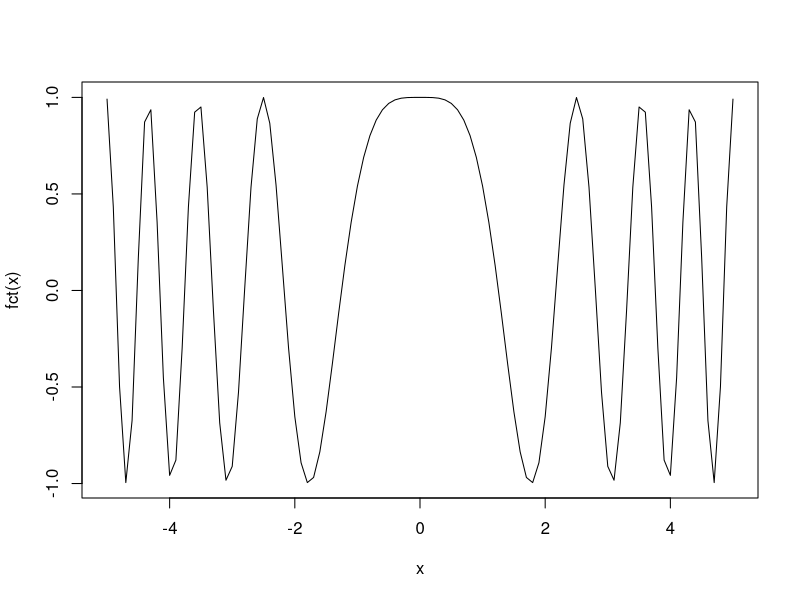
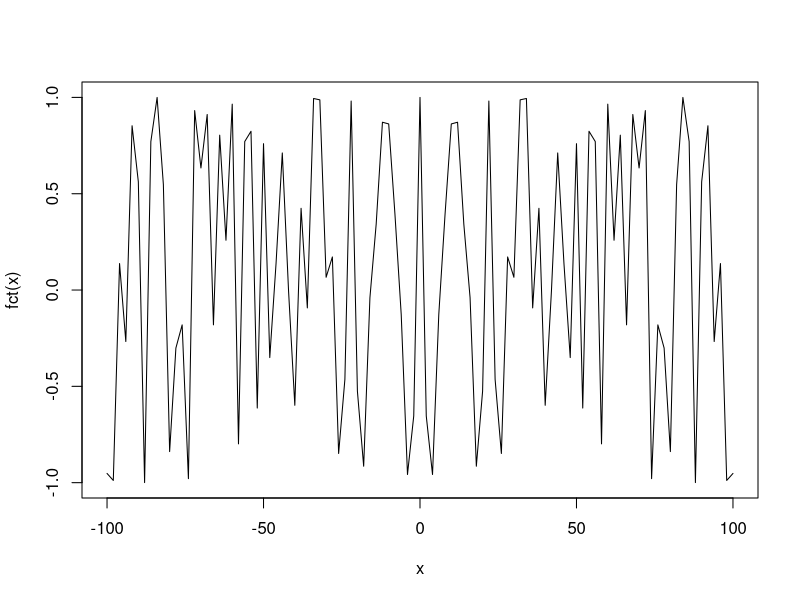
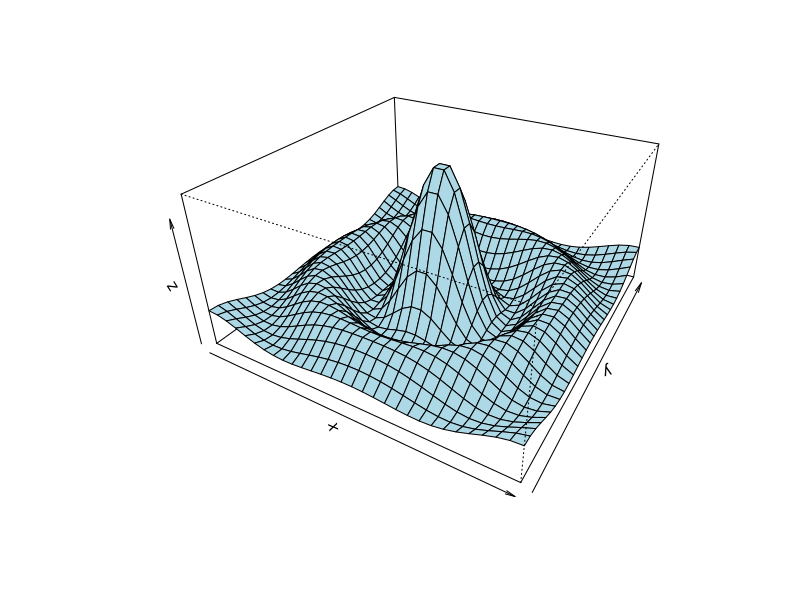
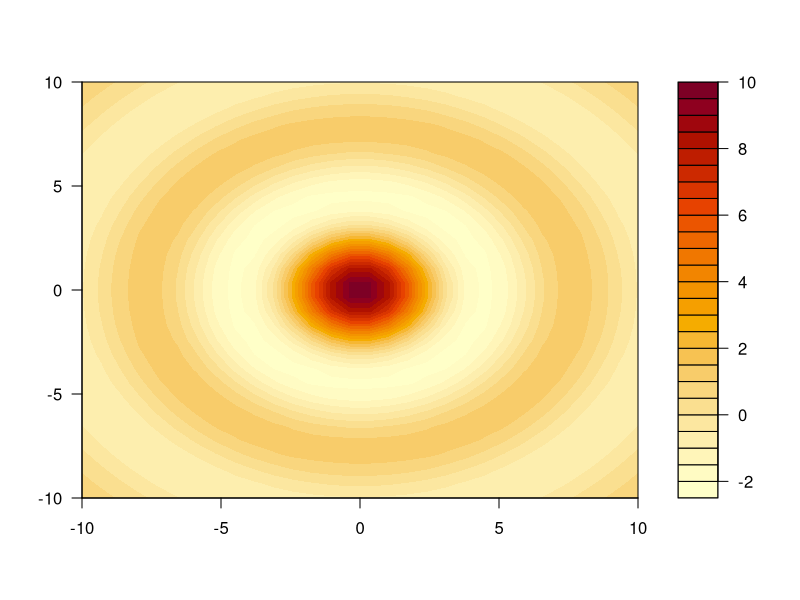

These figures' R source, in order:
#ex 4.4.4
rm(list=ls())
fct <- function(x) z = cos(x^2)
fct1 <- function(x,y) z = 3 - 8 * x + x^2
curve(fct,from = -5, to = 5)

range <- c(-100,110)
polyroot(c(3, -8, +1))
#uniroot(fct,range)
#-----------------------------------------------------------------
#ex 4.1.2
rm(list=ls())
fct <- function(x,y) z = cos(x^2)
range <- -100:100
curve(fct,from = -100, to = 100)
optimize(fct, range)
#-----------------------------------------------------------------
#3D plot

#genere une liste de 30 valeurs reparties en 20 valeurs
x=seq(
  from = -10,
  to = 10,
  length = 30
)
y = x
f = function(x,y){
  r = sqrt(x^2+y^2);
  z = 10 * sin(r) / r
  return(z)
}
#calcule f a tout les couples possible de x,y
z = outer(
  x,
  y,
  f
)
#plotting
# persp(
#   x,
#   y,
#   z
# )
#plotting with tilt pan roll
persp(
  x,
  y,
  z,
  theta = 30,
  phi = 30,
  expand = 0.5,
  col = "lightblue"
)
#autre type de plot 3D
#image(x,y,z)
#contour(x,y,z)
filled.contour(x,y,z)
#-----------------------------------------------------------------
#minimisation
f = function(X){
x=X[1]
y=X[2]
a=exp(-(x-1.2)^2-(y-2)^2)
b=cos(2*pi*(x-1.2))
z=a*b
return(z)
}
my_obj_nlm=
nlm(
f=f,
c(4,5)
)
attributes(my_obj_nlm)
my_obj_nlm$minimum
my_obj_nlm$estimate
my_obj_nlm$gradient
my_obj_nlm$code
my_obj_nlm$iterations

my_obj_nlminb=
  nlminb(
    c(0.8,0),
    f,
    lower=c(0.5,0),
    upper=c(1.5,4)
  )
attributes(my_obj_nlminb)
